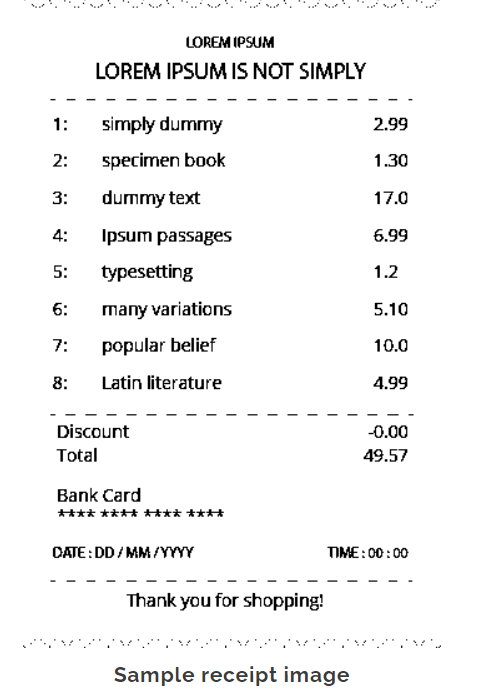
#> input picture IMG 3.PNG, 491 x 699 px
$ jupyter execute --allow-errors vision.ipynb
#> lines starting #> are read from the running program, lines starting #| are printed output that depends on the picture; after the words box and inside, x2 and y2 are one past the last pixel; in counts of white or black regions, pixels touching at a corner belong together
[cell 1]
import os
import pytesseract as tess
import tkinter as tk
from tkinter import filedialog, StringVar, IntVar
import pandas as pd
from PIL import Image, ImageTk, ImageOps
import cv2
from pytesseract import Output
import csv


tess.pytesseract.tesseract_cmd = 'C:/Program Files (x86)/Tessaract/tesseract.exe'
tessdata_dir_config = '--tessdata-dir "C:/Program Files (x86)/Tessaract/tessdata"'
root = tk.Tk()

# reading image using opencv
image = cv2.imread('IMG 3.PNG')
#> image is the input picture: shape (699, 491, 3); mean B, G, R 244.4, 244.4, 244.4

#converting image into gray scale image
gray_image = cv2.cvtColor(image, cv2.COLOR_BGR2GRAY)

# converting it to binary image by Thresholding
# this step is require if you have colored image because if you skip this part
# then tesseract won't able to detect text correctly and this will give incorrect result
threshold_img = cv2.threshold(gray_image, 15, 255, cv2.THRESH_BINARY | cv2.THRESH_OTSU)[1]
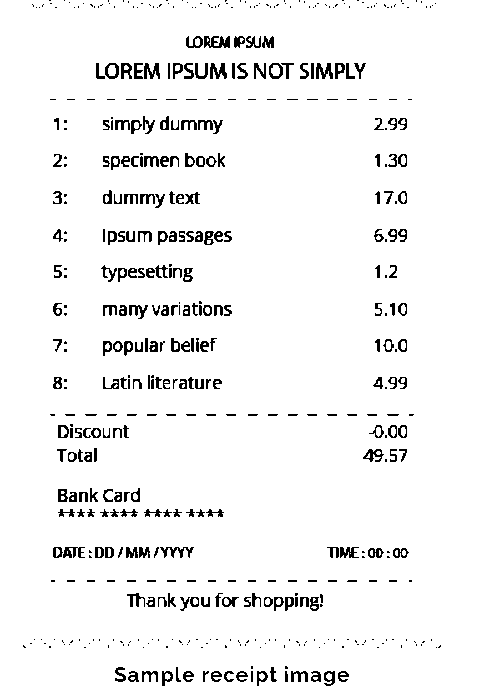
#> threshold_img: shape (699, 491); 95.2% white; black in thin lines or dots, all inside (x1, y1, x2, y2) = (23, 0, 441, 686)

# display image
cv2.imshow('gray image', gray_image)

# Maintain output window until user presses a key
cv2.waitKey(0)

# Destroying present windows on screen
cv2.destroyAllWindows()


$ run again, with IMG 1.PNG copied over IMG 3.PNG
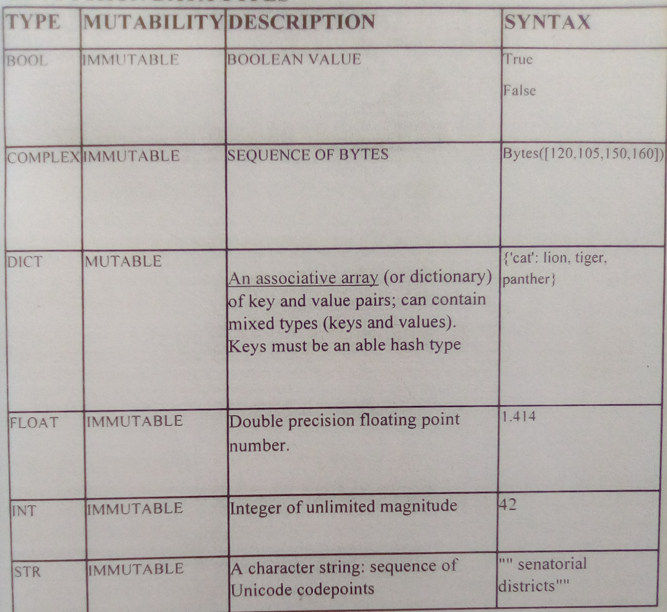
#> input picture IMG 1.PNG, 667 x 612 px
#> image is the input picture: shape (612, 667, 3); mean B, G, R 173.3, 176.3, 181.6
#> `threshold_img = cv2.threshold(gray_image, 15, 255, cv2.THRESH_BINARY |..`:
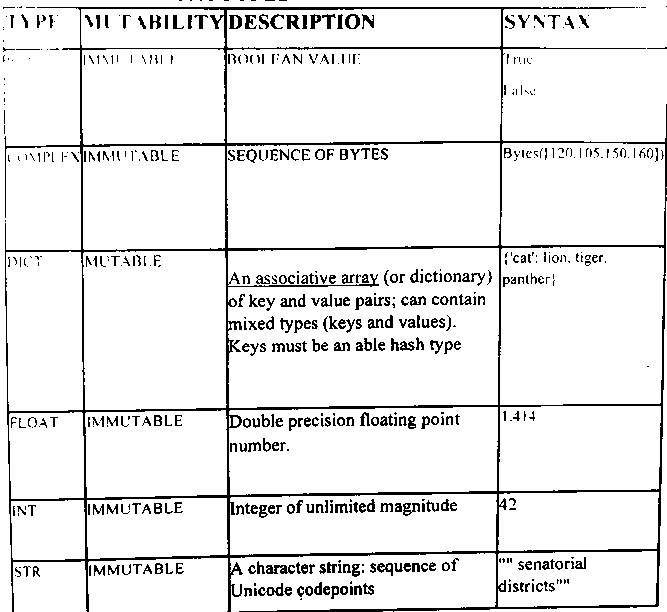
#> threshold_img: shape (612, 667); 92% white; black in thin lines or dots

$ run again, with IMG 2.PNG copied over IMG 3.PNG
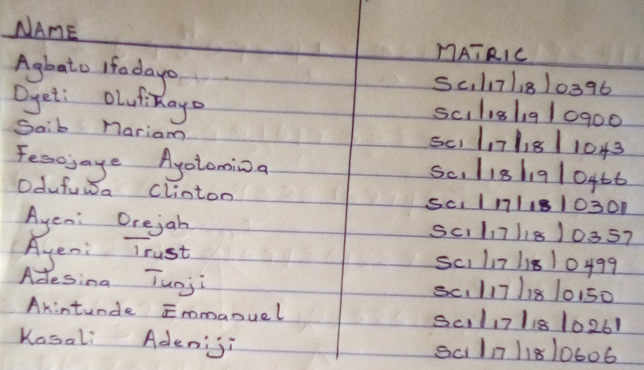
#> input picture IMG 2.PNG, 644 x 370 px
#> image is the input picture: shape (370, 644, 3); mean B, G, R 169.3, 174.9, 184
#> `threshold_img = cv2.threshold(gray_image, 15, 255, cv2.THRESH_BINARY |..`:
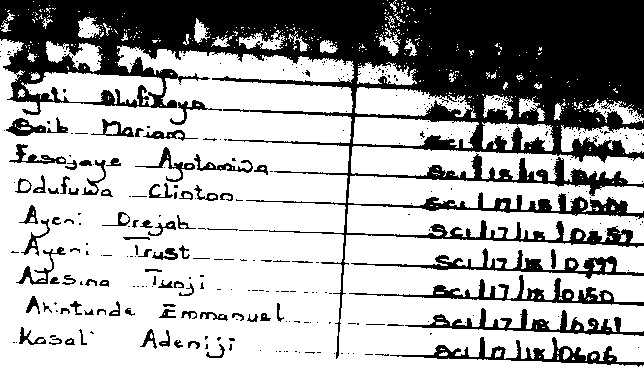
#> threshold_img: shape (370, 644); 67.4% white; 364 black regions (280 under 20 px), largest, box (x1, y1, x2, y2) and area: (0, 0, 644, 359) 62556, (349, 275, 644, 306) 1847, (351, 248, 644, 279) 1827
